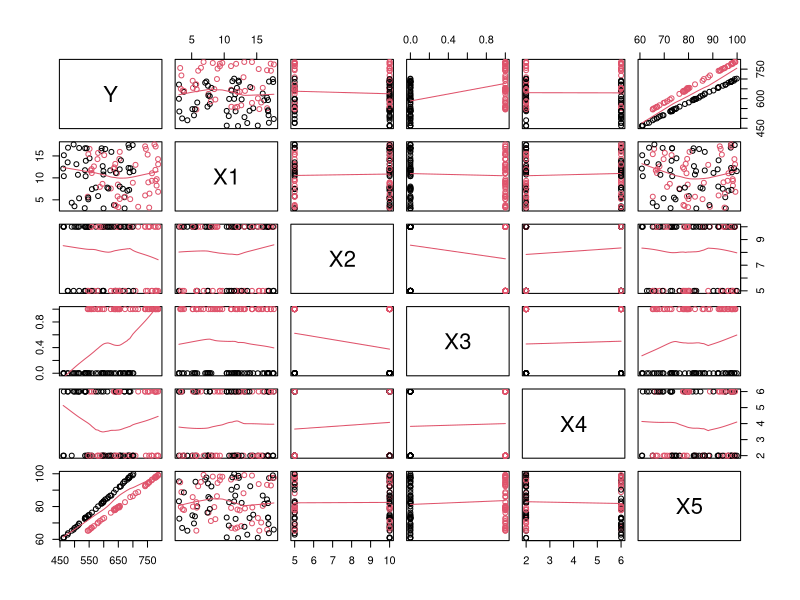
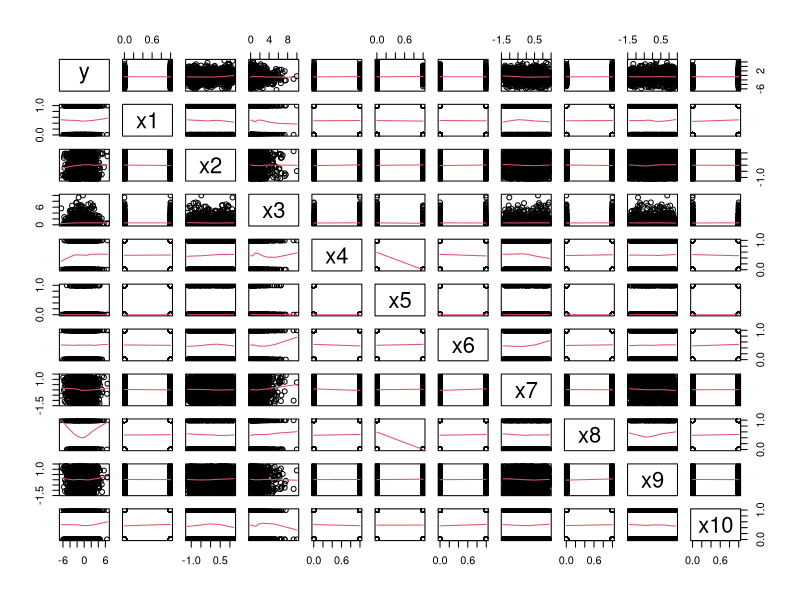
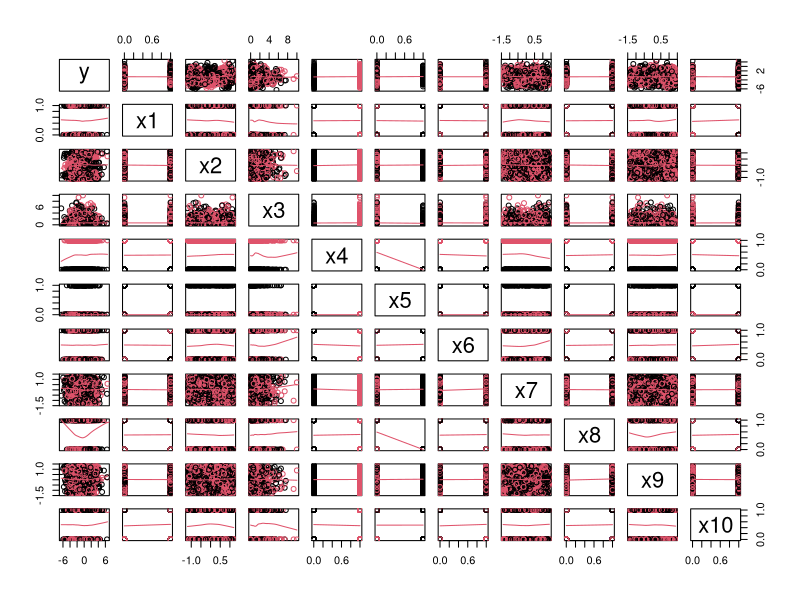
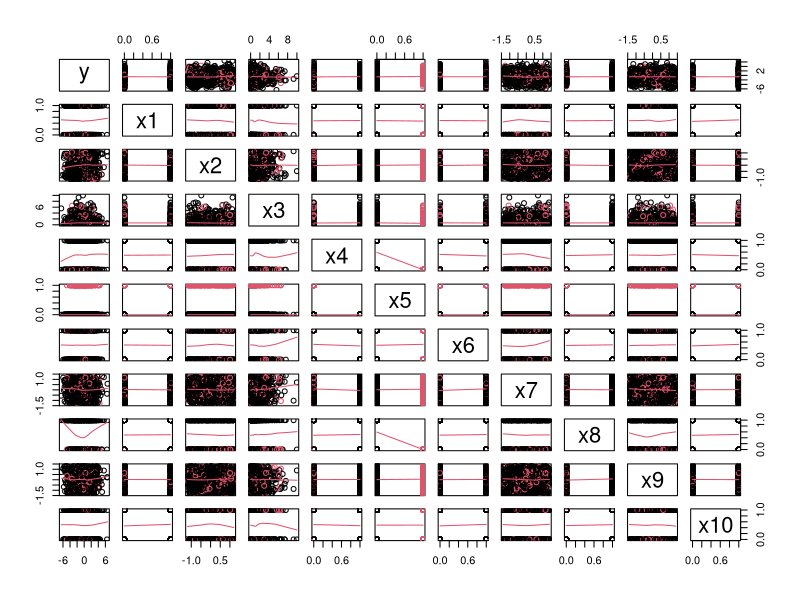
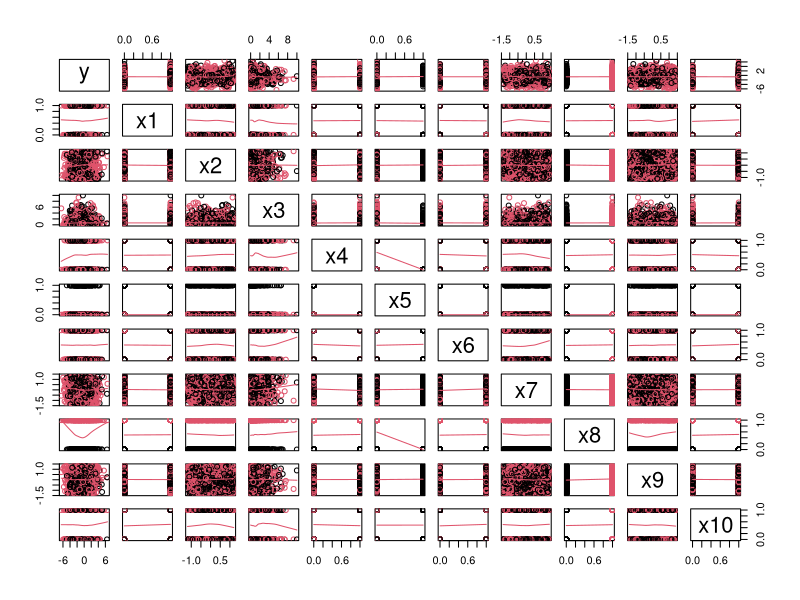

Reproduce these figures in R, in order. (Note: this script raises an error after producing the figures.)
## ---- chunk 1
rbdata_beg <- read.csv("rbdata_beginner-1.csv", header=TRUE, stringsAsFactors = TRUE)
rbdata_int <- read.csv("rbdata_intermediate.csv", header=TRUE, stringsAsFactors = TRUE)
rbdata_adv <- read.csv("rbdata_advanced.csv", header=TRUE, stringsAsFactors = TRUE)
## ---- chunk 2
View(rbdata_beg)
pairs(rbdata_beg, panel=panel.smooth, col=as.factor(rbdata_beg$X3))

lm1 <- lm(Y ~ X3*X5, data=rbdata_beg)
summary(lm1)
## ---- chunk 3

## ---- chunk 4
View(rbdata_adv)
pairs(rbdata_adv, panel=panel.smooth)
#x4, x5, x8 all look interesting.
pairs(rbdata_adv, panel=panel.smooth, col=as.factor(rbdata_adv$x4))
pairs(rbdata_adv, panel=panel.smooth, col=as.factor(rbdata_adv$x5))
pairs(rbdata_adv, panel=panel.smooth, col=as.factor(rbdata_adv$x8))


ggplot(rbdata_adv, aes(x=x2, y=y, color=interaction(x4,x5,x8))) + 
  geom_point() +
  facet_wrap(~interaction(x4,x5,x8))

lm1 <- lm(y ~ x2*x4*x5*x8*I(x2^2), data=rbdata_adv)
summary(lm1)

lm2 <- lm(y ~  x2 + I(x2^2) +
           x4 + x4:x2 + x4:I(x2^2) + 
            x5 + x5:x2 + x5:I(x2^2) + 
            x8 + x8:x2 + x8:I(x2^2) + x8:I(x2^3) + x8:I(x2^4) + 
            x4:x8 + x4:x8:x2 + x4:x8:I(x2^2) + x4:x8:I(x2^3) + x4:x8:I(x2^4),
          data=rbdata_adv)
summary(lm2)


ggplot(rbdata_adv, aes(x=x2, y=y, color=interaction(x4,x5,x8))) + 
  geom_point(pch=1) +
  geom_point(aes(y=lm2$fit), cex=0.5) + 
  facet_wrap(~interaction(x4,x5,x8))


